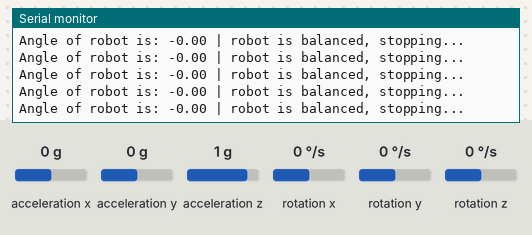
The sketch below on a simulated Arduino Uno, built with avr-gcc and run on an emulated ATmega328P. Shown: the last lines printed to the serial monitor. The test bench sets the inputs (shaded band); at power-on: acceleration x 0 g, acceleration y 0 g, acceleration z 1 g, rotation x 0 °/s, rotation y 0 °/s, rotation z 0 °/s.

Above: at 4.2 s.
4.3 s: acceleration x set to -1.4 g
At 4.48 s:
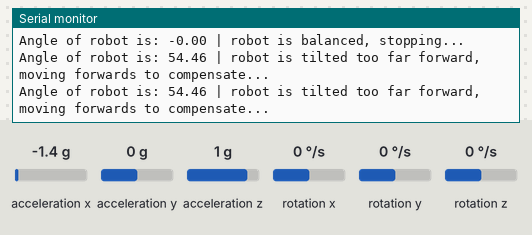
6.3 s: acceleration x set to 0 g
At 6.33 s:
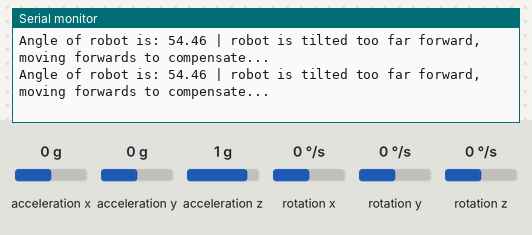
9.3 s: acceleration x set to 0.8 g
At 9.48 s:
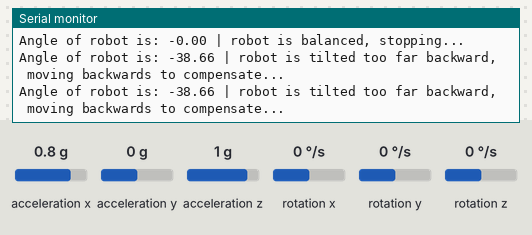
11.2 s: acceleration x set to -0.8 g
At 11.29 s:
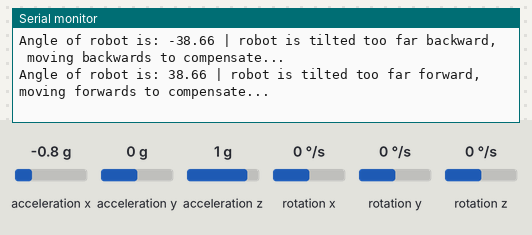
14.2 s: acceleration x set to 1.4 g
At 27.14 s:
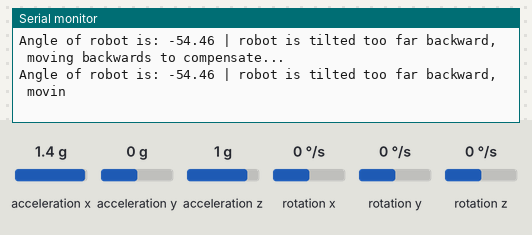

Measured:
- after the input at 4.3 s, the serial monitor: prints a new line after 0.07 s (image 1)
- after the input at 9.3 s, the serial monitor: prints a new line after 0.07 s (image 3)
- after the input at 11.2 s, the serial monitor: prints a new line after 0.09 s (image 4)
- after the input at 14.2 s, the serial monitor: prints a new line after 0.12 s (image 5)

The sketch:

sensor-test.ino
```cpp
//  TESTING SENSOR AND ITS READINGS, THIS IS ASSUMING WE USE MPU6050
//  library "MPU6050_tockn" needs to be installed
//  also this is testing WITHOUT PID IMPLEMENTATION

#include <Wire.h>
#include <MPU6050_tockn.h>

MPU6050 sensorMPU(Wire);   // creates instance of object

const float normalAngle = 0;    //  this is the angle at which robot is straight
const float deadzone = 0.5;     //  basically the wiggle room for the robot to be considered balanced
                                //  if its tilt is less than or equal to 0.5 degrees from the normal then we will not move the robot

//  no need for pin numbers of sensor, its SDA and SCL will be connected to A4 and A5 pins respectively, which Arduino will recognize automatically

void CheckTilt(float _currentAngle) {
  //  function to check the angle and print according movement in serial

  if (_currentAngle > (normalAngle + deadzone)) {     // if the current tilt is greater than desired angle meaning robot is tilted forward, so motors move forward to balance it
    //  forward moving function
    Serial.print(" | robot is tilted too far forward, moving forwards to compensate...");
  }
  else if (_currentAngle < (normalAngle - deadzone)) {    // is current tilt is smaller than desired angle (negative current angle), meaning robot tilted backwards
    //  backward moving function
    Serial.print(" | robot is tilted too far backward, moving backwards to compensate...");
  }
  else {    // this means robot is in the balanced zone ( >= -0.5 and <= 0.5 degrees ), so it does not move
    //  stopping function
    Serial.print(" | robot is balanced, stopping...");
  }

}

void setup() {
  Wire.begin();
  sensorMPU.begin();   // initializing communication

  Serial.begin(9600);

  //  calibration of robot, it must be kept still and upright during this
  Serial.println("Calbrating...");
  sensorMPU.calcGyroOffsets(true);
  Serial.println("Calbration complete.");

}

void loop() {
  // for now we will just be taking readings and printing in serial to test the functionality of the sensors and the code

  sensorMPU.update();    // updates readings from sensor
  float currentAngle = sensorMPU.getAngleY();    // stores the tilt of the robot i.e the angle in y axis
  Serial.print("Angle of robot is: "+String(currentAngle));

  CheckTilt(currentAngle);    // prints the according movement function in serial according to angle

  Serial.println();
  delay(5);   // delay to ensure a set number of loops per second, so that movement of robot is not too quick or shaky

}
```
